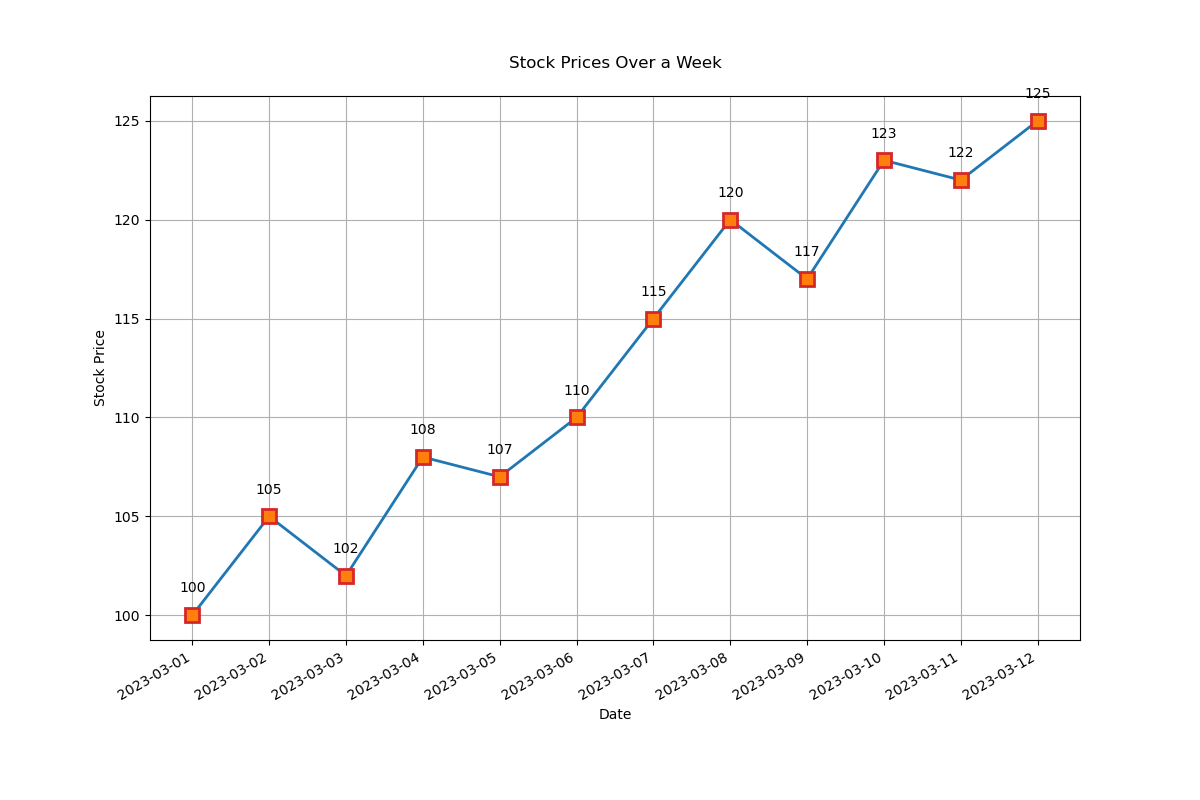

This figure's Python source:

import matplotlib.pyplot as plt
import matplotlib.dates as mdates
from datetime import datetime

data = [
    {'Date': '2023-03-01', 'Stock Price': 100},
    {'Date': '2023-03-02', 'Stock Price': 105},
    {'Date': '2023-03-03', 'Stock Price': 102},
    {'Date': '2023-03-04', 'Stock Price': 108},
    {'Date': '2023-03-05', 'Stock Price': 107},
    {'Date': '2023-03-06', 'Stock Price': 110},
    {'Date': '2023-03-07', 'Stock Price': 115},
    {'Date': '2023-03-08', 'Stock Price': 120},
    {'Date': '2023-03-09', 'Stock Price': 117},
    {'Date': '2023-03-10', 'Stock Price': 123},
    {'Date': '2023-03-11', 'Stock Price': 122},
    {'Date': '2023-03-12', 'Stock Price': 125}
]

dates = [datetime.strptime(item['Date'], "%Y-%m-%d") for item in data]
prices = [item['Stock Price'] for item in data]

plt.figure(figsize=(12, 8))

plt.plot(dates, prices, 
         color='#1f77b4',         # Line color
         linestyle='-',           # Line style
         linewidth=2,             # Line width
         marker='s',              # Marker style
         markersize=10,           # Marker size
         markerfacecolor='#ff7f0e', # Marker face color
         markeredgewidth=2,       # Marker edge width
         markeredgecolor='#d62728') # Marker edge color

plt.gca().xaxis.set_major_formatter(mdates.DateFormatter('%Y-%m-%d'))
plt.gca().xaxis.set_major_locator(mdates.DayLocator())

for date, price in zip(dates, prices):
    plt.text(date, price + 1, f'{price}', ha='center', va='bottom')

plt.title('Stock Prices Over a Week', pad=20)
plt.xlabel('Date')
plt.ylabel('Stock Price')

plt.gcf().autofmt_xdate()

plt.grid(True)

plt.show()
